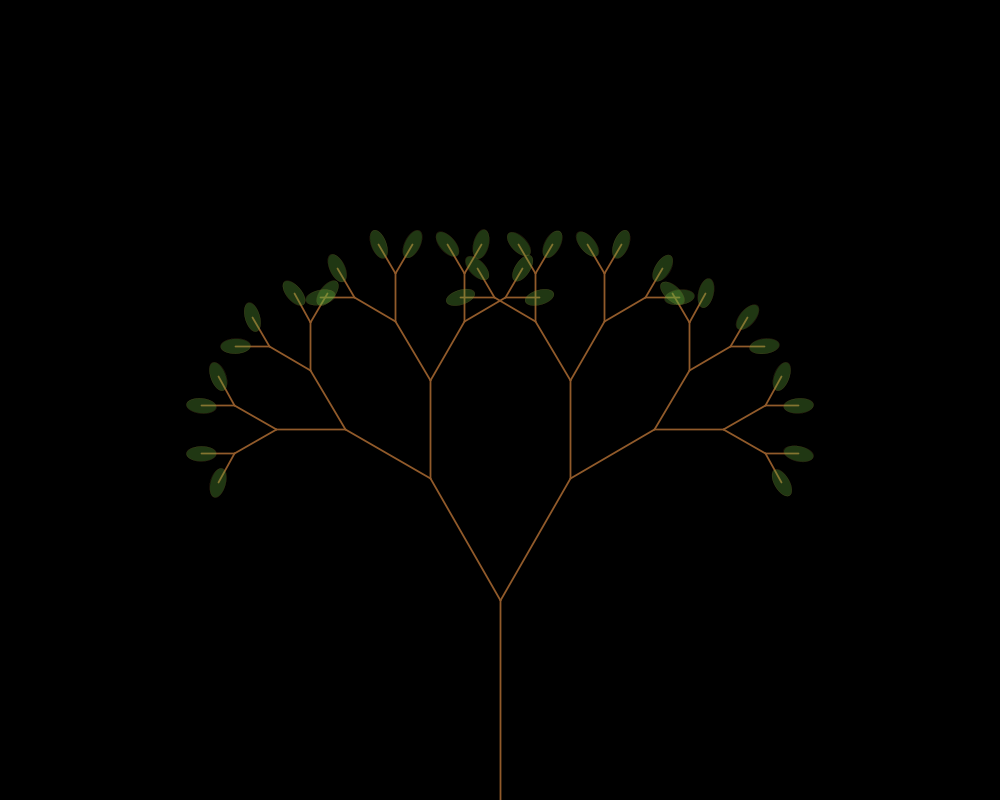
Frame 1 (no input)
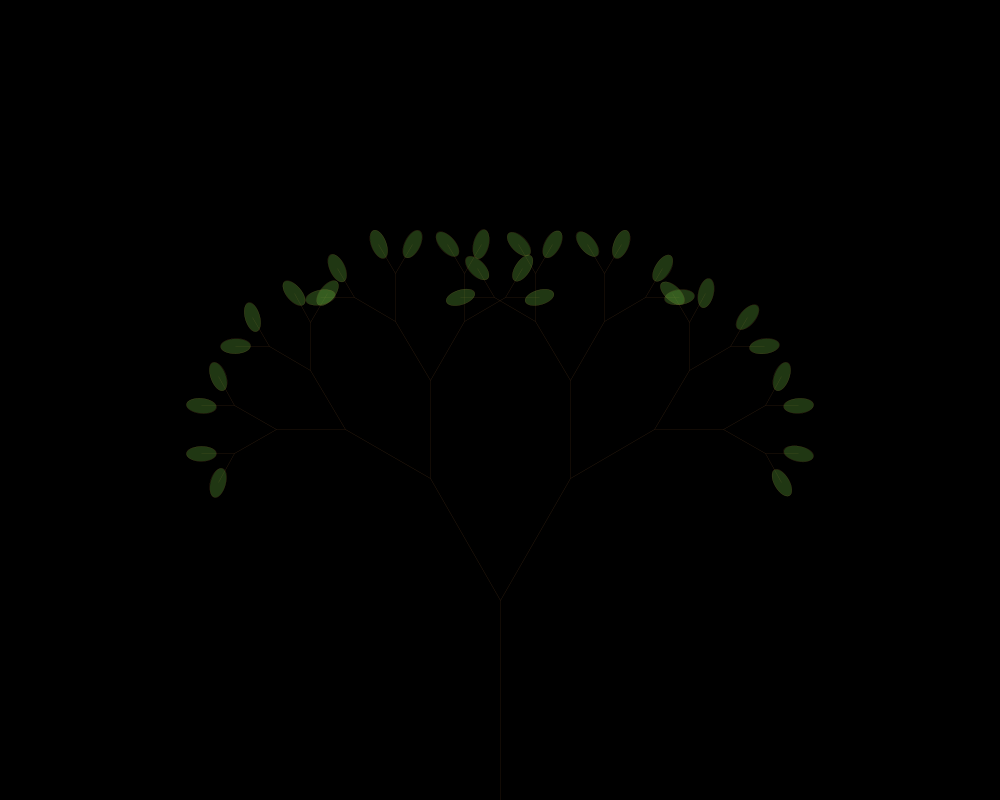
Frame 60 (the mouse pressed at the canvas centre just before this capture)
Frame 120 (the mouse held since frame 60 and released just before this capture): identical to frame 60, image omitted

The Processing sketch that drew these frames (run headless with seeded random() and noise(); from frame 60 on, the mouse is pressed at the canvas centre):

// Processing sketch: tree
// ── tree.pde
ArrayList <branch>tree;
ArrayList <leaf> leaves;
int level=0;


void setup()
{
  size(1000,800);
  PVector rootstart = new PVector(width/2,height);
  PVector rootend = new PVector(width/2,height-200);
  tree = new ArrayList <branch>();
  leaves = new ArrayList <leaf>();
  tree.add(new branch(rootstart,rootend));
  createtree();
}
void createtree()
{
  for(level=0; level<5; level++)
  {    
    for (int i = tree.size()-1; i>=0; i--)
    {
      branch b = tree.get(i);
      if (b.grown == false)
      {
        b.splinter();
        
      }
    }
  }
  if (level>4)
  {
    for (branch b : tree)
    {
      if (b.grown == false)
      {
        leaves.add(new leaf(b.start,b.end));
      }
    }
  }
}


void draw()
{
  background(0);  
  for (branch b : tree)
  {
    b.display();
    //b.wind();
  }
  for (leaf l : leaves)
  {
    l.display();
    l.update();
  }
}

// ── branch.pde
class branch
{
  PVector start = new PVector();
  PVector end = new PVector();
  PVector dir;
  float distance;
  float theta = PI/6; 
  boolean grown = false;
  float size;
  branch(PVector s, PVector e)
  {
    start = s.copy();
    end = e.copy();
    dir = PVector.sub(end,start);
    size = map(level,0,5,5,1);
    print(size);
    strokeWeight(size);  
  }
  
  void display()
  {
    print(level);  
    stroke(145,90,42);
    line(start.x,start.y,end.x,end.y);
  }
  
  void splinter()
  {
    dir.rotate(theta);//rotates direction of tree
    PVector newend; 
    newend =PVector.add(end,dir.mult(0.7));   //new branch is 0.7 times the length and off at an angle    
    tree.add(new branch(end,newend)); 
    dir.div(0.7);//resets direction to original length
    dir.rotate(-theta*2);
    newend =PVector.add(end,dir.mult(0.7));
    tree.add(new branch(end,newend)); 
    grown = true;
  }
  
  void wind()
  {
    end.x +=random(-1,1);
    end.y +=random(-1,1);
  }
  
}

// ── leaf.pde
class leaf
{
  PVector branch = new PVector();
  PVector pos = new PVector();
  float theta;
  float t = random(0,130);
  leaf(PVector branchstart,PVector branchend)
  {
    pos = branchend.copy();
    branch = PVector.sub(branchend,branchstart);
    theta = (branch.heading()-PI/2)+random(-PI/10,PI/10);
  }
  
  void display()
  {
    strokeWeight(0);
    fill(102,175,60,80);
    pushMatrix();
    translate(pos.x,pos.y);
    rotate(theta);    
    ellipse(0,0,15,30);
    popMatrix();
  }
  
  void update()
  {
   
  }

}
